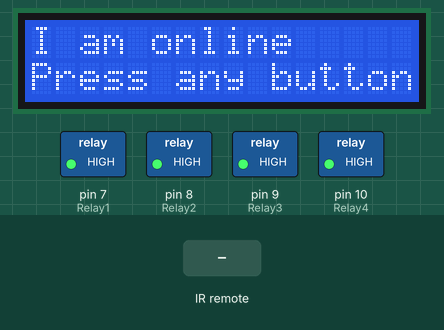
Recording of a sketch running on a simulated Arduino Uno, built with avr-gcc and run on an emulated ATmega328P. Shown: 16×2 character LCD, switched loads named in the sketch (green lamp = pin HIGH). The inputs (shaded band) are chosen by the test bench. What the sketch prints to the serial monitor is not drawn.

Above: at 1.2 s.
1.3 s: infrared code 0x14EB58A7 received
At 1.9 s:
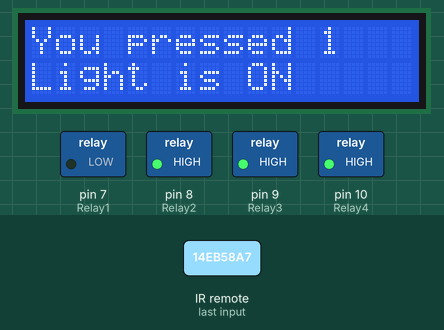
2.9 s: infrared code 0x14EB8877 received
At 5.7 s:
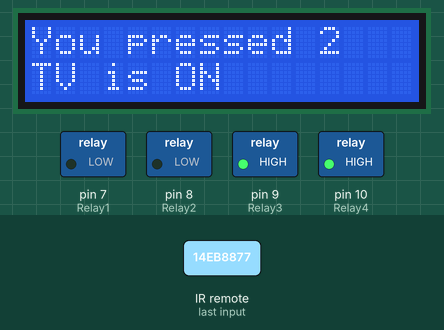
5.9 s: infrared code 0x14EB906F received
At 9.9 s:
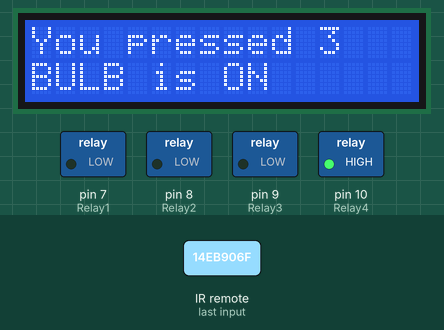
10.4 s: infrared code 0x14EBD827 received
At 13.2 s:
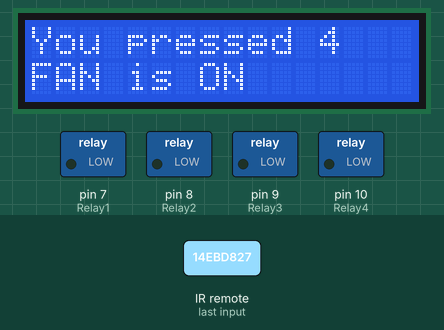
13.4 s: infrared code 0x14EB18E7 received
At 17.2 s:
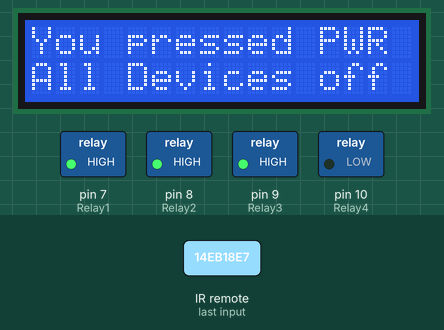
Timing chart, 0 to 18.7 s (numbered marks = the images above; inputs shaded):
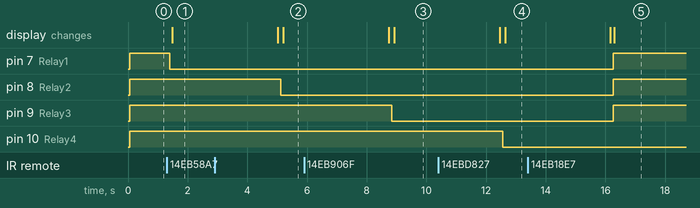

The sketch:

Remote_version_0.3.ino
```cpp
//This is Second Version of the remote.
//In this I am using
// 1) Simple on and off switch feature.
// 2) One Power button switch to off all but one switch
// 3) LCD Screen to print the status of Button
#include <IRremote.h>
#include <LiquidCrystal_I2C.h>
int IRpin = 11;
IRrecv irrecv(IRpin);
decode_results results;

// Initializing the pins for Relay
int Relay1 = 7;
int Relay2 = 8;
int Relay3 = 9;
int Relay4 = 10;

// Inializing the variable for storing the last status of Relay_pins
int val1 = 0;
int val2 = 0;
int val3 = 0;
int val4 = 0;

int dt = 60;
int dt2 = 100; //Delay time to receive the signal
int dt1 = 1000; //Delay time for LCD to print next code
int dt3 = 3500; //Delay time for LCD
int dt4 = 5000; //Good Night Msg
//Set the LCD address to 0x27 for a 16 chars and 2 line display
LiquidCrystal_I2C lcd(0x27, 16, 2);

void setup()
{
  Serial.begin(9600);
  lcd.begin();// Start the LCD
  irrecv.enableIRIn(); // Start the receiver
  pinMode(Relay1, OUTPUT);
  pinMode(Relay2, OUTPUT);
  pinMode(Relay3, OUTPUT);
  pinMode(Relay4, OUTPUT);
  digitalWrite(Relay1, HIGH);//HIGH means off
  digitalWrite(Relay2, HIGH);
  digitalWrite(Relay3, HIGH);
  digitalWrite(Relay4, HIGH);

  lcd.clear();
  lcd.setCursor(0, 0);
  lcd.print("I am online");
  lcd.setCursor(0, 1);
  lcd.print("Press any button");
}


void loop()

{
  while (irrecv.decode(&results) == 0) {
  }
  Serial.println(results.value, HEX);
  delay(dt2);
  irrecv.resume();
  /*  if (irrecv.decode(&results))
    {
      Serial.println(results.value, HEX); // Print the Serial 'results.value'
      irrecv.resume();   // Receive the next value
      delay(dt);
    }
  */

  if (results.value == 0x14EB58A7)
  {
    val1 = digitalRead(Relay1);
    if (val1 == 0)
    {
      digitalWrite(Relay1, HIGH);
      val1 = 1;
      delay(dt);
      lcd.clear(); //LCD Code to print status
      lcd.setCursor(0, 0);
      lcd.print("You pressed 1");
      lcd.setCursor(0, 1);
      lcd.print("Light is OFF now");
      delay(dt3);

    }
    else
    {
      digitalWrite(Relay1, LOW);
      val1 = 0;
      delay(dt);
      lcd.clear(); //LCD Code to print status
      lcd.setCursor(0, 0);
      lcd.print("You pressed 1");
      lcd.setCursor(0, 1);
      lcd.print("Light is ON");
      delay(dt3);
    }
  }


  if (results.value == 0x14EB8877)
  {
    val2 = digitalRead(Relay2);
    if (val2 == 0)
    {
      digitalWrite(Relay2, HIGH);
      val2 = 1;
      delay(dt);
      lcd.clear(); //LCD Code to print status
      lcd.setCursor(0, 0);
      lcd.print("You pressed 2");
      lcd.setCursor(0, 1);
      lcd.print("TV is OFF now");
      delay(dt3);
    }
    else
    {
      digitalWrite(Relay2, LOW);
      val2 = 0;
      delay(dt);
      lcd.clear(); //LCD Code to print status
      lcd.setCursor(0, 0);
      lcd.print("You pressed 2");
      lcd.setCursor(0, 1);
      lcd.print("TV is ON");
      delay(dt3);

    }
  }


  if (results.value == 0x14EB906F)
  {
    val3 = digitalRead(Relay3);
    if (val3 == 0)
    {
      digitalWrite(Relay3, HIGH);
      val3 = 1;
      delay(dt);
      lcd.clear(); //LCD Code to print status
      lcd.setCursor(0, 0);
      lcd.print("You pressed 3");
      lcd.setCursor(0, 1);
      lcd.print("Bulb is OFF now");
      delay(dt3);
    }
    else
    {
      digitalWrite(Relay3, LOW);
      val3 = 0;
      delay(dt);
      lcd.clear(); //LCD Code to print status
      lcd.setCursor(0, 0);
      lcd.print("You pressed 3");
      lcd.setCursor(0, 1);
      lcd.print("BULB is ON");
      delay(dt3);
    }
  }


  if (results.value == 0x14EBD827)
  {
    val4 = digitalRead(Relay4);
    if (val4 == 0)
    {
      digitalWrite(Relay4, HIGH);
      val4 = 1;
      delay(dt);
      lcd.clear(); //LCD Code to print status
      lcd.setCursor(0, 0);
      lcd.print("You pressed 4");
      lcd.setCursor(0, 1);
      lcd.print("FAN is OFF now");
      delay(dt3);
    }
    else
    {
      digitalWrite(Relay4, LOW);
      val4 = 0;
      delay(dt);
      lcd.clear(); //LCD Code to print status
      lcd.setCursor(0, 0);
      lcd.print("You pressed 4");
      lcd.setCursor(0, 1);
      lcd.print("FAN is ON");
      delay(dt3);
    }
  }


  if (results.value == 0x14EB18E7)
  {
    digitalWrite(Relay1, HIGH);
    digitalWrite(Relay2, HIGH);
    digitalWrite(Relay3, HIGH);
    lcd.clear(); //LCD Code to print status
    lcd.setCursor(0, 0);
    lcd.print("You pressed PWR");
    lcd.setCursor(0,1);
    lcd.print("All Devices off");
    delay(dt4);
    lcd.clear();
    lcd.setCursor(0, 0);
    lcd.print("Good Night...!!");
    delay(dt4);
  }

  if (results.value == 0x14EB18E7)
  {
    lcd.clear();
  }
  else
  {
    lcd.clear(); //LCD Code to print status
    lcd.setCursor(0, 0);
    lcd.print("Press OK to Know ");
    lcd.setCursor(0, 1);
    lcd.print("the status ");
  }


  //These are the codes to print the stauts of the Devices
  if (results.value == 0x14EBE01F) //Button to know the Status of Devices
  {
    //Status of Light
    if (val1 == 0)
    {
      lcd.clear(); //LCD Code to print status
      lcd.setCursor(0, 0);
      lcd.print("Light ON,");
    }
    else
    {
      lcd.clear();
      lcd.setCursor(0, 0);
      lcd.print("Light OFF,");
    }

    // Status of TV
    if (val2 == 0)
    {
       //LCD Code to print status
      lcd.setCursor(10, 0);
      lcd.print("TV ON");
    }
    else
    {
      lcd.setCursor(10, 0);
      lcd.print("TV OFF");

    }

    // Status of Bulb
    if (val3 == 0)
    {
      //LCD Code to print status
      lcd.setCursor(0, 1);
      lcd.print("BULB ON,");
    }
    else
    {
      lcd.setCursor(0, 1);
      lcd.print("BULB OFF,");
    }

    //Status of Fan
    if (val4 == 0)
    {
      //LCD Code to print status
      lcd.setCursor(10, 1);
      lcd.print("FAN ON");

    }
    else
    {
      lcd.setCursor(9, 1);
      lcd.print("FAN OFF");

    }
  }//Closing of Status of Devices

  } //Last Braces of the end of loop
```

Measured:
- after the input at 1.3 s, pin 7 (Relay1): HIGH → LOW after 0.10 s; the display: changes after 0.19 s (image 1)
- after the input at 2.9 s, pin 8 (Relay2): HIGH → LOW after 2.2 s; the display: first differs from a run without the input after 2.3 s (image 2)
- after the input at 5.9 s, pin 9 (Relay3): HIGH → LOW after 2.9 s; the display: first differs from a run without the input after 3.0 s (image 3)
- after the input at 10.4 s, pin 10 (Relay4): HIGH → LOW after 2.2 s; the display: first differs from a run without the input after 2.2 s (image 4)
- after the input at 13.4 s, pin 7 (Relay1), pin 8 (Relay2), pin 9 (Relay3): LOW → HIGH after 2.9 s; the display: first differs from a run without the input after 2.9 s (image 5)
